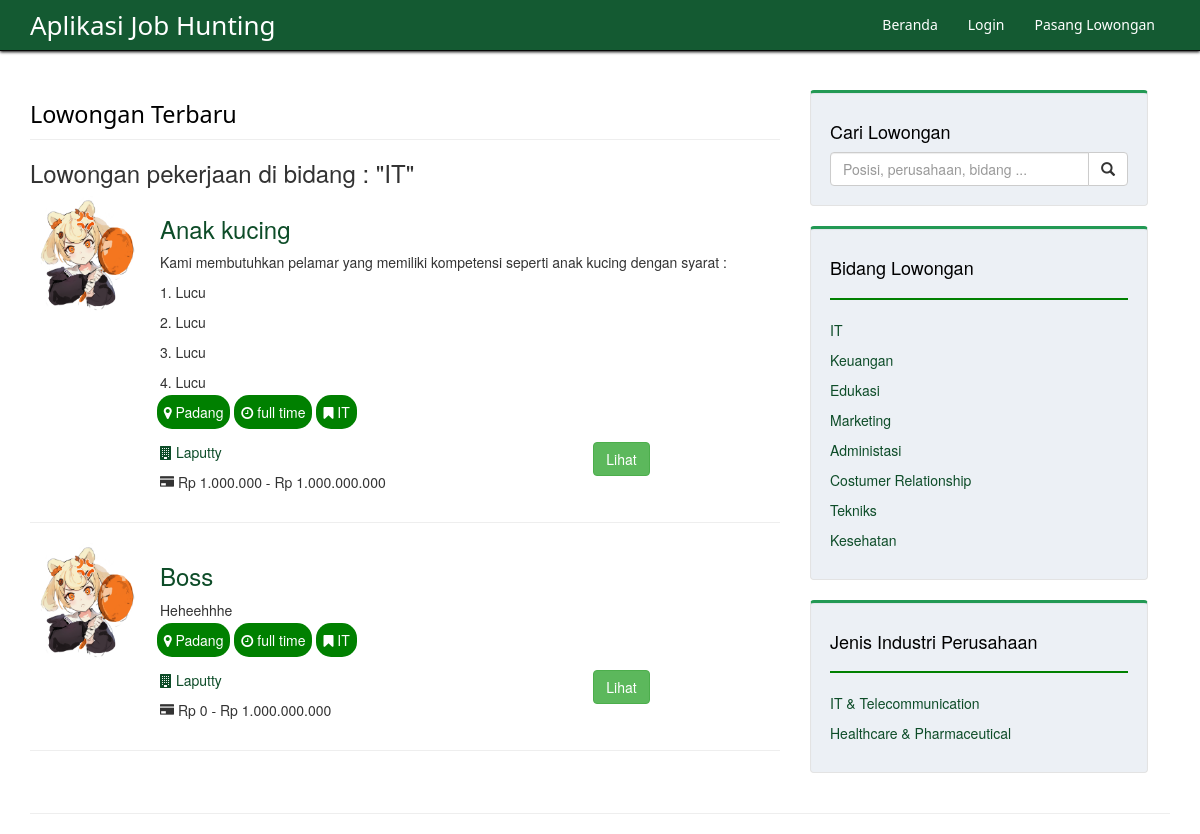
Page /?p=bidang&id=1 on the committed database.
### tables this page shows
CREATE TABLE `bidang` (
  `id_bidang` int(11) NOT NULL,
  `bidang` varchar(100) NOT NULL
);

CREATE TABLE `joblist` (
  `id_job` int(11) NOT NULL,
  `id_perusahaan` int(11) NOT NULL,
  `posisi` varchar(100) NOT NULL,
  `id_bidang` int(11) NOT NULL,
  `gaji_max` int(11) DEFAULT NULL,
  `gaji_min` int(11) DEFAULT NULL,
  `tgl_akhir` date NOT NULL,
  `tgl_posting` date NOT NULL,
  `tipe` varchar(10) NOT NULL,
  `syarat` varchar(500) NOT NULL,
  `desk_job` varchar(2000) DEFAULT NULL,
  `status_job` varchar(100) DEFAULT NULL
);

CREATE TABLE `perusahaan` (
  `id_perusahaan` int(11) NOT NULL,
  `npwp` bigint(20) DEFAULT NULL,
  `id_user` varchar(100) DEFAULT NULL,
  `id_jenis` int(11) DEFAULT NULL,
  `nama` varchar(100) DEFAULT NULL,
  `alamat` varchar(100) DEFAULT NULL,
  `id_kota` int(11) NOT NULL,
  `telp` varchar(20) DEFAULT NULL,
  `deskripsi` text DEFAULT NULL,
  `logo` varchar(200) NOT NULL
);

CREATE TABLE `kota` (
  `id_kota` int(11) NOT NULL,
  `kota` varchar(100) NOT NULL
);

CREATE TABLE `jenis_industri` (
  `id_jenis` int(11) NOT NULL,
  `jenis` varchar(100) NOT NULL
);

### rupiah.php (called while the page is built)
<?php
function rupiah($gajimin)
{
    $hasil_rupiah = "Rp " . number_format($gajimin, 0, ".", ".");
    return $hasil_rupiah;
}
?>

### process/bidang.php (the view, shortened to what this page needs)
<div class="col-md-8">
<h1 class="page-header" >
    <small>Lowongan Terbaru</small>
</h1>
<?php
    include 'connect.php';
    include 'rupiah.php';
    $getID = $_GET['id'];
    $sql2 = "SELECT bidang FROM bidang where id_bidang = $getID";
    $res = $conn->query($sql2);
    $data2 = $res->fetch_assoc();
    $sql = "SELECT *FROM joblist a
            LEFT JOIN perusahaan b ON (a.id_perusahaan=b.id_perusahaan)
            LEFT JOIN bidang c ON (a.id_bidang=c.id_bidang)
            LEFT JOIN jenis_industri d ON (b.id_jenis=d.id_jenis)
            LEFT JOIN user e ON (b.id_user=e.id_user)
            LEFT JOIN kota f ON (f.id_kota=b.id_kota)
            WHERE a.id_bidang = $getID ";
    $res = $conn->query($sql);
    echo '<h3>'.$hasil.' Lowongan pekerjaan di bidang : <span class="text-navy">"'.$data2['bidang'].'"</span></h3>';
    foreach ($res as $row => $data)
    {
?>
    <div class="row">
        <div class="col-lg-2">
            <a href="?p=detail_job&id=<?php echo $data['id_job']; ?>"><center><img src="dist/images/logo/<?php echo $data['logo'];?>" width="110" height="120"></center>
        </div>
        <div class="col-lg-10">
            <h3><?php echo $data['posisi']; ?></h3></a>
            <p><?php echo $data['desk_job']; ?></p>
            <div class="row">
                <div style="float:left;">
                    &nbsp;&nbsp;&nbsp;<p class="tag" style="color:white;"><i class="fa fa-map-marker"></i>&nbsp;<?php echo $data['kota']; ?></p>&nbsp;
                </div>
                <div style="float:left;">
                    <p class="tag" style="color:white;"><i class="fa fa-clock-o"></i>&nbsp;<?php echo $data['tipe']; ?></p>&nbsp;
                </div>
                <div class="col-lg">
                    <p class="tag" style="color:white;"><i class="fa fa-bookmark"></i>&nbsp;<?php echo $data['bidang']; ?></p>&nbsp;
                </div>
            </div>
            <br>
            <div class="row">
                <div class="col-lg-8">
                    <a href="?p=perusahaan.profil&id=<?php echo $data['id_perusahaan']; ?>"><p><i class="fa fa-building"></i>&nbsp;<?php echo $data['nama']; ?></p></a>
                    <p><i class="	glyphicon glyphicon-credit-card"></i>&nbsp;<?php echo rupiah($data['gaji_min']); ?> - <?php echo rupiah($data['gaji_max']); ?></p>
                </div>
                <div class="col-lg-4">
                    <a class="btn btn-success" href="?p=detail_job&id=<?php echo $data['id_job']; ?>">Lihat</a>
                </div>
            </div>
        </div>
    </div>
    <hr>
    <?php
    }   ?>
</div>
<div class="col-md-4">
                <div class="well">
                    <h4>Cari Lowongan</h4>
                    <form role="search" class="navbar-form-custom" action="?p=search" method="post">
                        <div class="input-group">
                            <input type="text" class="form-control" name="search" placeholder="Posisi, perusahaan, bidang ...">
                            <span class="input-group-btn">
                                <button class="btn btn-default" type="submit">
                                    <span class="glyphicon glyphicon-search"></span>
                            </button>
                            </span>
                        </div>
                    </form>
                </div>
                <div class="well">
                    <h4>Bidang Lowongan</h4><hr class="new">
                    <div class="row">
                        <div class="col-lg-8">
                        <?php
                            $sql = "SELECT * FROM bidang";
                            $res = $conn->query($sql);
                            foreach ($res as $row => $data) {
                            echo'
                            <ul class="list-unstyled">
                                <li><a href="?p=bidang&id='.$data["id_bidang"].'"> '.$data['bidang'].'</a>
                                </li>
                            </ul>';
                            }
                        ?>
                        </div>
                    </div>
                </div>
                <div class="well">
    <h4>Jenis Industri Perusahaan</h4><hr class="new">
    <div class="row">
        <div class="col-lg-8">
        <?php
            $sql = "SELECT * FROM jenis_industri";
            $res = $conn->query($sql);
            foreach ($res as $row => $data) {
            echo'
            <ul class="list-unstyled">
                <li><a href="?p=jenis&id='.$data["id_jenis"].'"> '.$data['jenis'].'</a>
                </li>
            </ul>';
            }
        ?>
        </div>
    </div>
</div>
            </div>

### css/blog-home.css (style rules this page uses)
body { padding-top: 70px; }
.page-header { margin: 0px 0px 15px; font-family: 'Armata', 'Segoe UI', sans-serif; font-size: 36px; font-weight: 700; color: #000; border: 600; }
h1 small { color: #000; border: 900; }
.well { border-top: 3px solid #229954; background-color: #ecf0f5; color: #000; margin-right: 22px; }

### css/login-style.css (style rules this page uses)
body { padding-top: 90px; }

### process/bidang.php (style rules this page uses)
.tag { height: auto; min-height: 100px; background: green; padding: 7px; border-radius: 15px; font-size:14px; display: inline; }
hr.new { border-top: 2px solid green; }

### rows in the picture
bidang: bidang "IT"
joblist: id_perusahaan.logo (picture), posisi "Anak kucing", desk_job "Kami membutuhkan pelamar yang memiliki kompetensi seperti anak kucing dengan syarat : 1. Lucu 2. Lucu 3. Lucu 4. Lucu", kota.kota "Padang", tipe "full time", id_bidang.bidang "IT", id_perusahaan.nama "Laputty", gaji_min "Rp 1.000.000", gaji_max "Rp 1.000.000.000"
joblist: id_perusahaan.logo (picture), posisi "Boss", desk_job "Heheehhhe", kota.kota "Padang", tipe "full time", id_bidang.bidang "IT", id_perusahaan.nama "Laputty", gaji_min "Rp 0", gaji_max "Rp 1.000.000.000"
bidang: bidang "Keuangan"
bidang: bidang "Edukasi"
bidang: bidang "Marketing"
bidang: bidang "Administasi"
bidang: bidang "Costumer Relationship"
bidang: bidang "Tekniks"
bidang: bidang "Kesehatan"
jenis_industri: jenis "IT & Telecommunication"
jenis_industri: jenis "Healthcare & Pharmaceutical"
